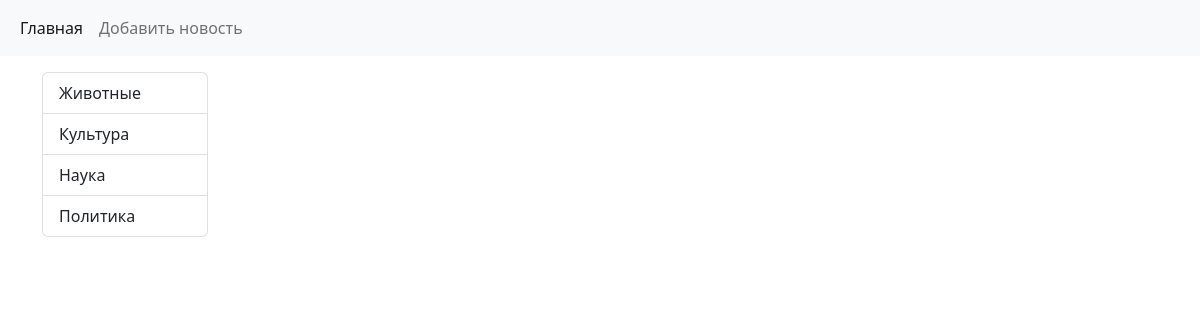
Page /category/3/ on the earlier database version.
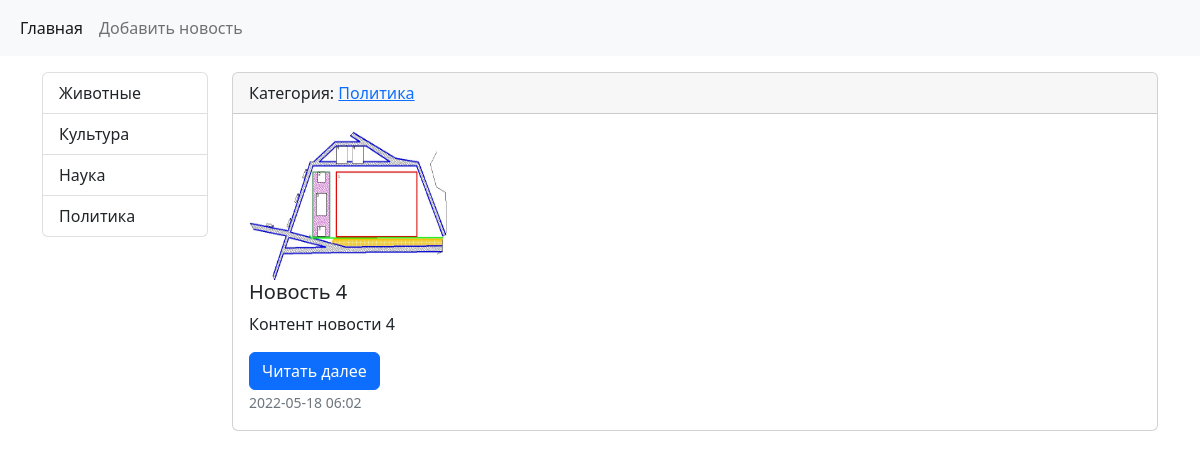
Same page on the later database version.
### news/models.py (models this page shows, shortened)
class Category(models.Model):
    title = models.CharField(max_length=150, db_index=True, verbose_name='Наименование категории')
    def __str__(self):
        return self.title
    class Meta:
        verbose_name = 'Категория'
        verbose_name_plural = 'Категории'
        ordering = ['title']

class News(models.Model):
    title = models.CharField(max_length=150, verbose_name='Наименование')
    content = models.TextField(blank=True, verbose_name='Конетент')
    created_at = models.DateTimeField(auto_now_add=True, verbose_name='Дата загрузки')
    updated_at = models.DateTimeField(auto_now=True, verbose_name='Обновлено')
    photo = models.ImageField(upload_to='photo/%Y/%m/%d/', verbose_name='Фото', blank=True)
    is_published = models.BooleanField(default=True, verbose_name='Опубликовано')
    category = models.ForeignKey('Category', on_delete=models.PROTECT, null=True, verbose_name='Категория')
    class Meta:
        verbose_name = 'Новость'
        verbose_name_plural = 'Новости'
        ordering = ['-created_at']

### news/views.py (the view)
# urls.py: path('category/<int:category_id>/', views.get_category, name='category'),
def get_category(request, category_id):
    news = News.objects.filter(category_id=category_id)
    categories = Category.objects.all()
    category = Category.objects.get(pk=category_id)
    context = {
        'news': news,
        'categories': categories,
        'category': category,
    }
    response = render(request, 'news/category.html', context)
    return response

### news/templates/news/category.html (shortened to what this page needs)
<!doctype html>
<html lang="ru">
<head>
    <link href="https://cdn.jsdelivr.net/npm/bootstrap@5.2.0-beta1/dist/css/bootstrap.min.css" rel="stylesheet">
</head>
<body>
<nav class="navbar navbar-expand-lg bg-light">
    <div class="container-fluid">
        <div class="collapse navbar-collapse" id="navbarNav">
            <ul class="navbar-nav">
                <li class="nav-item">
                    <a class="nav-link active" aria-current="page" href="{% url 'home' %}">Главная</a>
                </li>
                <li class="nav-item">
                    <a class="nav-link" href="#">Добавить новость</a>
                </li>
            </ul>
        </div>
    </div>
</nav>
<div class="container mt-3">
    <div class="row">
        <div class="col-md-2">
            <div class="list-group">
                {% for item in categories %}
                <a href="{% url 'category' item.pk %}" class="list-group-item list-group-item-action">{{ item.title }}</a>
                {% endfor %}
            </div>
        </div>
        <div class="col-md-10">
            {% for item in news %}
            <div class="card mb-3">
                <div class="card-header">
                    {% if item.category %}
                    Категория: <a href="{% url 'category' item.category.pk %}">{{ item.category }}</a>
                    {% else %}
                    без категории
                    {% endif %}
                </div>
                <div>
                    <div class="card-body">
                        <div class="media">
                            {% if item.photo %}
                            <img src="{{ item.photo.url }}" alt="--" width="200px" height="150px" class="rounded float-left mr-3">
                            {% endif %}
                        </div>
                        <div class="media-body">
                            <h5 class="card-title">{{ item.title }}</h5>
                            <p class="card-text">{{ item.content | linebreaksbr | truncatewords:50 }}</p>
                            <a href="/" class="btn btn-primary">Читать далее</a>
                            <p class="card-text"><small class="text-muted">{{ item.created_at | date:"Y-m-d H:i" }}</small></p>
                        </div>
                    </div>
                </div>
            </div>
            {% endfor %}
        </div>
    </div>
</div>
</body>
</html>

Differences in the rows shown:
now on this page (row edited): News: category "Политика", photo (picture), title "Новость 4", content "Контент новости 4", created_at "2022-05-18 06:02"
